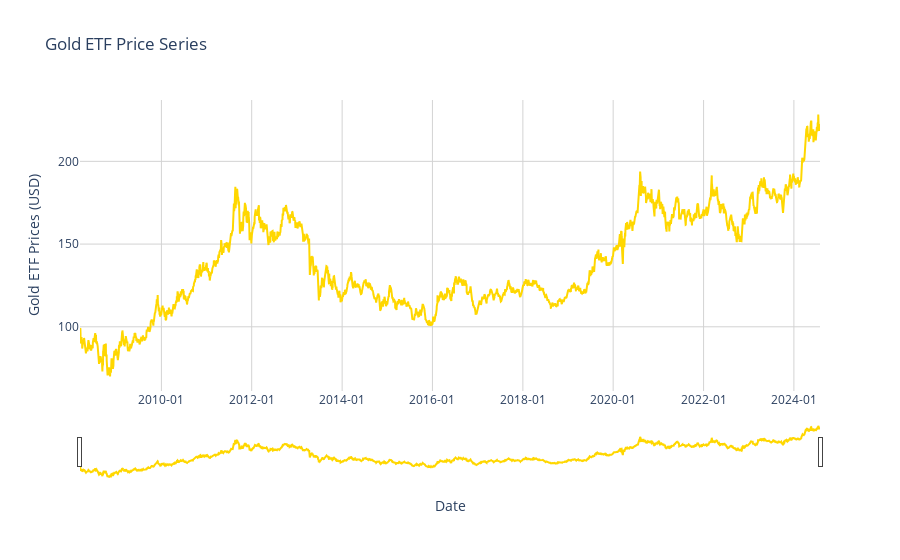

Here is the notebook cell this chart was saved with:
### Code cell
# Create an interactive plot of the Gold ETF price using Plotly
fig = go.Figure()

# Add a trace to plot the 'Close' price as a line graph
fig.add_trace(go.Scatter(
    x=data.index, 
    y=data['Close'], 
    mode='lines', 
    name='Gold ETF', 
    line=dict(color='gold', width=2),
    hoverinfo='x+y'  # Show date and price on hover
))

# Customize plot layout with titles, gridlines, and a range slider for zooming
fig.update_layout(
    title='Gold ETF Price Series',
    xaxis_title='Date',
    yaxis_title='Gold ETF Prices (USD)',
    plot_bgcolor='white',
    xaxis=dict(
        showgrid=True, 
        gridcolor='lightgrey',
        tickformat='%Y-%m',  # Display dates as year and month
        rangeslider=dict(visible=True)  # Enable a range slider
    ),
    yaxis=dict(
        showgrid=True, 
        gridcolor='lightgrey'
    ),
    font=dict(size=12),
    hovermode='x unified'  # Show hover information across all traces at once
)

# Display the interactive plot
fig.show()

### Figure 1 — Plotly figure (JSON) as saved in the notebook; plotly's stock layout.template omitted (floating-point values rounded to 4 significant figures; data arrays with more than 128 entries replaced by an {"elided": "..."} marker saying what was removed)
{"data": [{"hoverinfo": "x+y", "line": {"color": "gold", "width": 2}, "mode": "lines", "name": "Gold ETF", "type": "scatter", "x": {"elided": "4119 str values"}, "y": {"elided": "4119 float values"}}], "layout": {"font": {"size": 12}, "hovermode": "x unified", "plot_bgcolor": "white", "title": {"text": "Gold ETF Price Series"}, "xaxis": {"gridcolor": "lightgrey", "rangeslider": {"visible": true}, "showgrid": true, "tickformat": "%Y-%m", "title": {"text": "Date"}}, "yaxis": {"gridcolor": "lightgrey", "showgrid": true, "title": {"text": "Gold ETF Prices (USD)"}}}}
